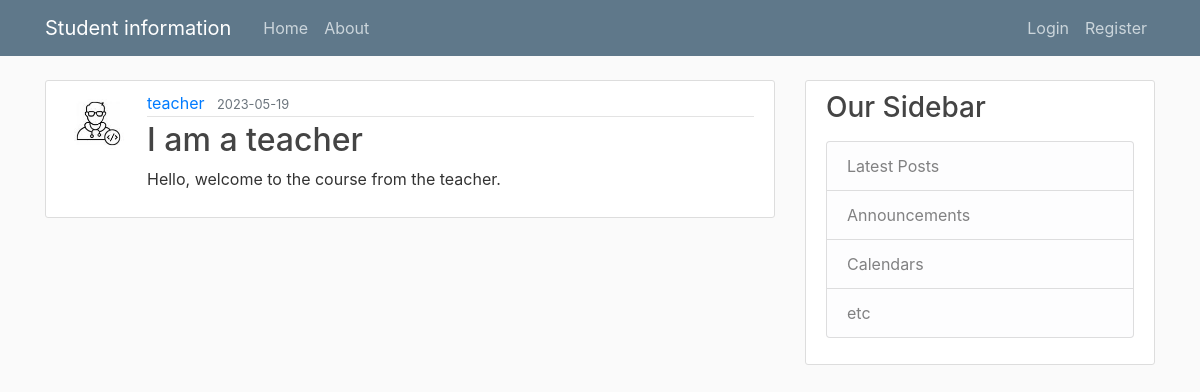
Page /post/13 on the committed database.
### pythonproject/models.py (models this page shows, shortened)
class User(db.Model, UserMixin):
    id = db.Column(db.Integer, primary_key=True)
    username = db.Column(db.String(20), unique=True, nullable=False)
    email = db.Column(db.String(120), unique=True, nullable=False)
    image_file = db.Column(db.String(20), nullable=False, default='default.jpg')
    password = db.Column(db.String(60), nullable=False)
    posts = db.relationship('Post', backref='author', lazy= "dynamic")
    role = db.Column(db.String(20), nullable=False, default='student')

class Post (db.Model):
    id  = db.Column(db.Integer, primary_key=True)
    title = db.Column(db.String(100), nullable=False)
    date_posted = db.Column(db.DateTime, nullable=False, default=datetime.utcnow)
    content = db.Column(db.Text, nullable=False)
    user_id = db.Column(db.Integer, db.ForeignKey('user.id'), nullable=False)

### pythonproject/posts/routes.py (the view)
@posts.route("/post/<int:post_id>")
def post(post_id):
    post = Post.query.get_or_404(post_id)
    return render_template('post.html', title=post.title, post=post)

### pythonproject/templates/post.html (shortened to what this page needs)
{% extends "layout.html" %}
{% block content %}
  <article class="media content-section">
    <img class="rounded-circle article-img" src="{{ url_for('static', filename='profile_pics/' + post.author.image_file) }}">
    <div class="media-body">
      <div class="article-metadata">
        <a class="mr-2" href="{{ url_for('users.user_posts', username=post.author.username) }}">{{ post.author.username }}</a>
        <small class="text-muted">{{ post.date_posted.strftime('%Y-%m-%d') }}</small>
      </div>
      <h2 class="article-title">{{ post.title }}</h2>
      <p class="article-content">{{ post.content }}</p>
    </div>
  </article>
{% endblock content %}

### pythonproject/static/main.css (style rules this page uses)
body { background: #fafafa; color: #333333; margin-top: 5rem; }
h1, h2, h3, h4, h5, h6 { color: #444444; }
.content-section { background: #ffffff; padding: 10px 20px; border: 1px solid #dddddd; border-radius: 3px; margin-bottom: 20px; }
.article-title { color: #444444; }
.article-content { white-space: pre-line; }
.article-img { height: 65px; width: 65px; margin-right: 16px; }
.article-metadata { padding-bottom: 1px; margin-bottom: 4px; border-bottom: 1px solid #e3e3e3 }

### rows in the picture
User: image_file (picture), author.username "teacher"
Post: date_posted "2023-05-19", title "I am a teacher", content "Hello, welcome to the course from the teacher."
